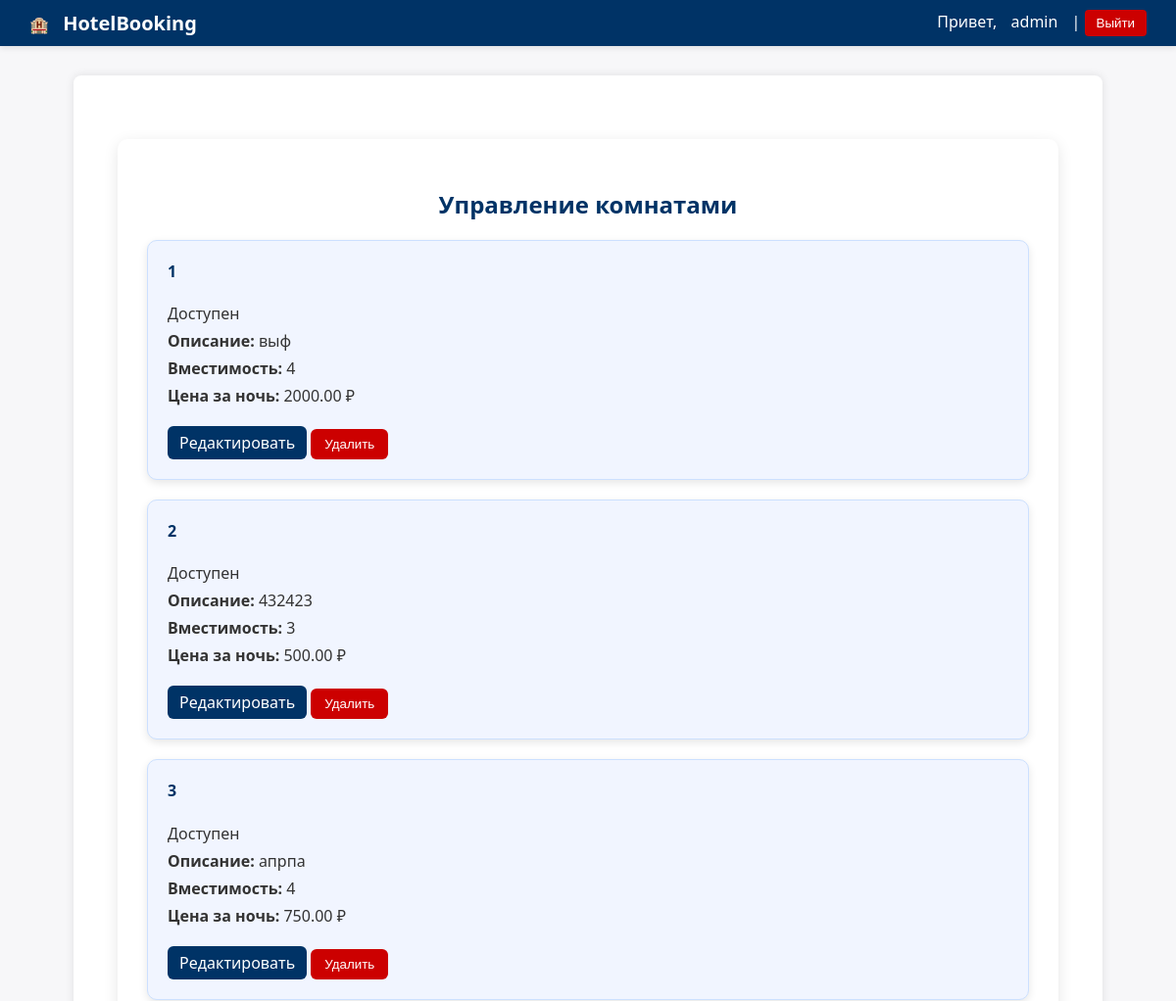
The page /booking/rooms/manage/ (signed in, upper part) on the database as committed earlier.
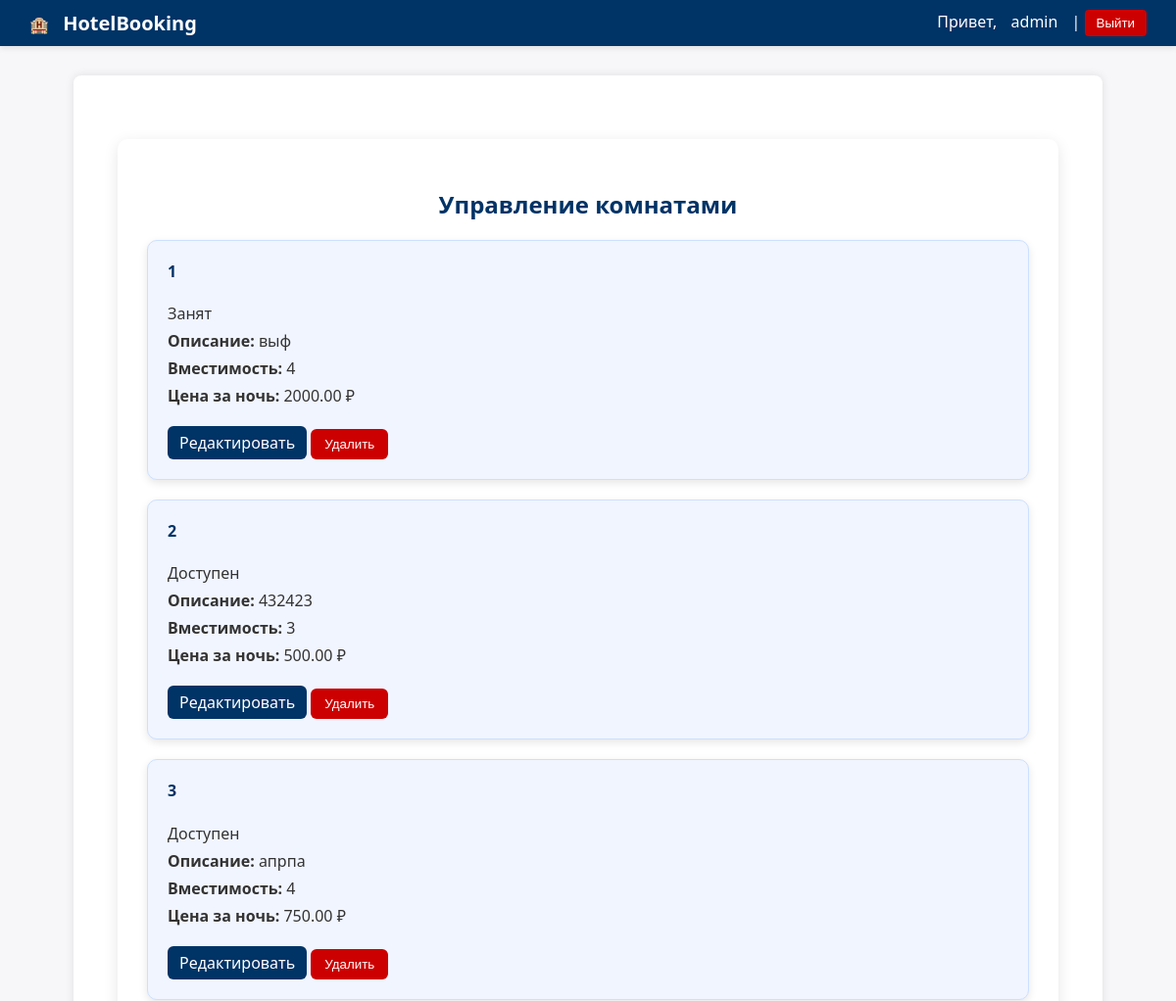
The same page on the database as committed later.
### booking_app/models.py (models this page shows, shortened)
class Room(models.Model):
    STATUS_CHOICES = (
        ('available', 'Доступен'),
        ('occupied', 'Занят'),
    )
    title = models.CharField(max_length=100)
    description = models.TextField()
    capacity = models.PositiveIntegerField()
    price_per_night = models.DecimalField(max_digits=8, decimal_places=2)
    status = models.CharField(max_length=10, choices=STATUS_CHOICES, default='available')
    objects = models.Manager()

### booking_app/views.py (the view)
    def wrapper(request, *args, **kwargs):
        if not request.user.is_authenticated or not (request.user.role == 'admin' or request.user.is_superuser):
            raise PermissionDenied
        return view_func(request, *args, **kwargs)

### booking_app/views.py (called while the page is built)
def admin_required(view_func):
    def wrapper(request, *args, **kwargs):
        if not request.user.is_authenticated or not (request.user.role == 'admin' or request.user.is_superuser):
            raise PermissionDenied
        return view_func(request, *args, **kwargs)
    return wrapper

@login_required
@admin_required
def room_manage_view(request):
    rooms = Room.objects.all()
    return render(request, 'booking_app/room_manage.html', {'rooms': rooms})

### booking_app/templates/booking_app/room_manage.html (shortened to what this page needs)
{% extends "base.html" %}
{% block content %}
<div class="profile-container">
    <h2>Управление комнатами</h2>
    {% if rooms %}
        <div class="rooms-list">
            {% for room in rooms %}
                <div class="room-card">
                    <div class="room-header">
                        <h4>{{ room.title }}</h4>
                        <span class="room-status">{{ room.get_status_display }}</span>
                    </div>
                    <p><strong>Описание:</strong> {{ room.description }}</p>
                    <p><strong>Вместимость:</strong> {{ room.capacity }}</p>
                    <p><strong>Цена за ночь:</strong> {{ room.price_per_night }} ₽</p>
                    <div class="room-actions">
                        <a href="{% url 'booking_app:room_edit' room.id %}" class="btn-edit">Редактировать</a>
                        <form action="{% url 'booking_app:room_delete' room.id %}" method="post" style="display:inline;">
                                <button type="submit" class="btn-delete">Удалить</button>
                            </form>
                    </div>
                </div>
            {% endfor %}
        </div>
    {% else %}
        <p>Пока нет добавленных комнат.</p>
    {% endif %}
</div>
{% endblock %}

Rows that differ between the two databases and show on the page:
changed Room "выф": status "Доступен" → "Занят"
